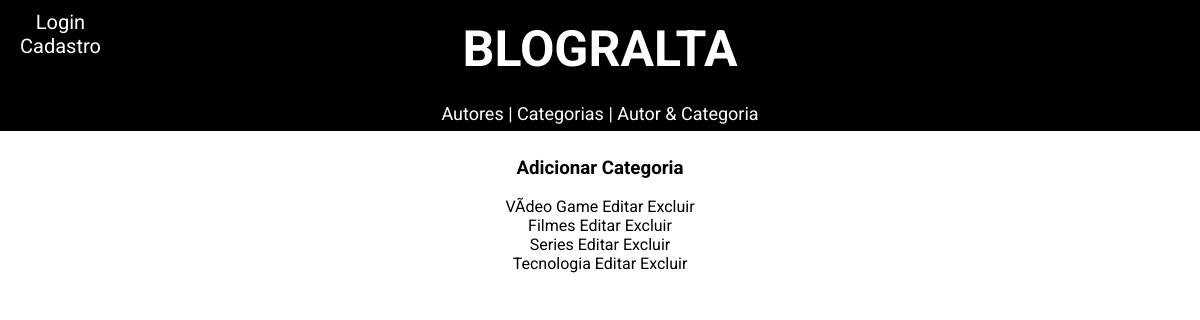
Screenshot of /categoria.php with the database file from the repository.
### tables this page shows
CREATE TABLE `categoria` (
  `id_categoria` int(11) NOT NULL,
  `titulo` varchar(100) NOT NULL,
  `descricao` text NOT NULL
);

### categoria.php (the view, shortened to what this page needs)
<!DOCTYPE html>
<html>
<head>
	<link href="./estilo.css" rel="stylesheet" />
</head>
<body>
	<?php require('./head.php'); ?>
	<div id="conteudo">
		<h3><a href="./addcategoria.php">Adicionar Categoria</a></h3>
		<?php
			$resultados = $bd->query("SELECT * FROM categoria");
			if($resultados ->num_rows > 0)
				while ($categoria = $resultados->fetch_object())
				{
					echo $categoria->titulo.'<a href="./editar.php?id_categoria='.$categoria->id_categoria.'"> Editar</a>';
					echo '<a href="./excluir.php?id_categoria='.$categoria->id_categoria.'"> Excluir</a> <br/>';
				}
		?>
	</div>
</body>
</html>

### estilo.css (style rules this page uses)
body { font-family: 'Roboto', sans-serif; }
a { text-decoration: none; color: black; }
#conteudo { width: 1000px; margin:0 auto; padding-top: 130px; text-align: center; }

### rows the page displays
categoria: titulo "VÃ­deo Game"
categoria: titulo "Filmes"
categoria: titulo "Series"
categoria: titulo "Tecnologia"
